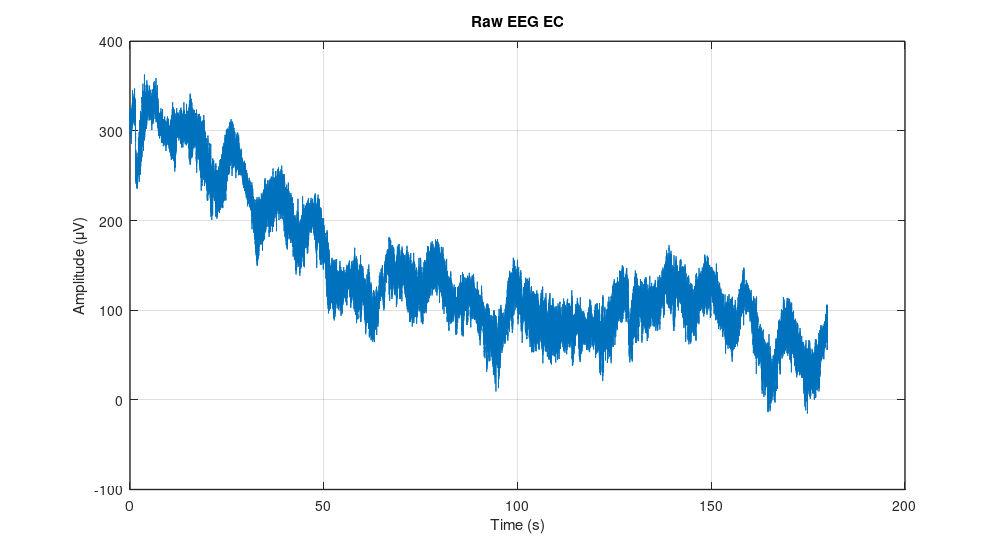
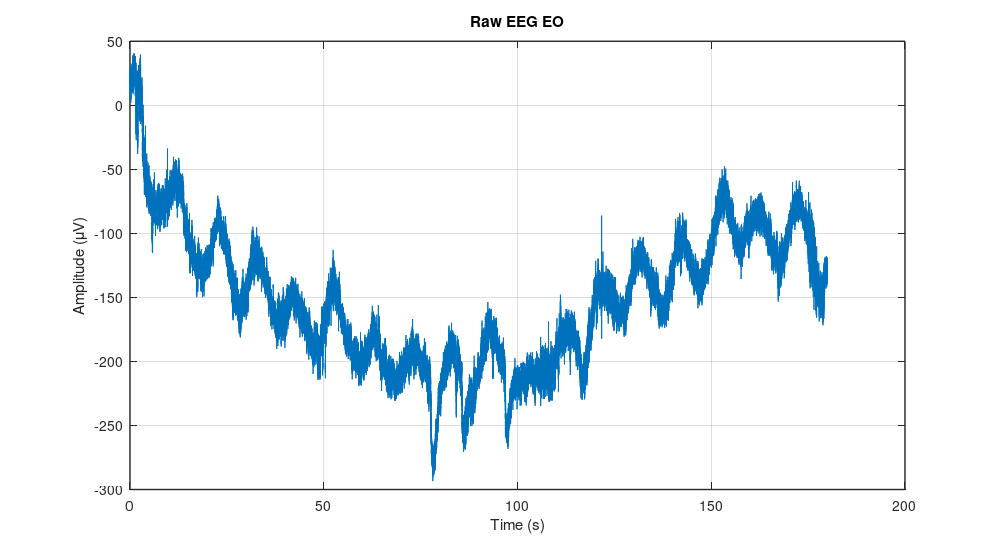
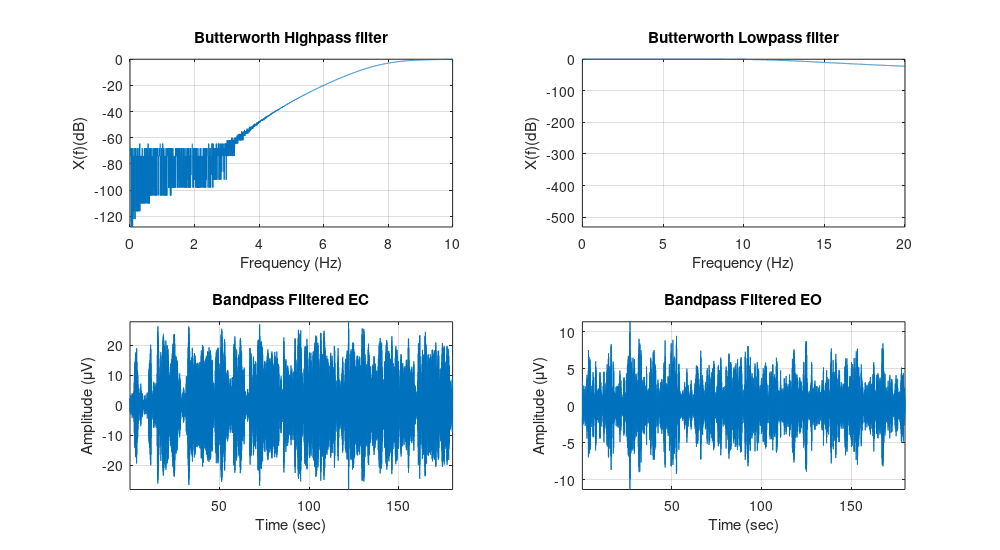
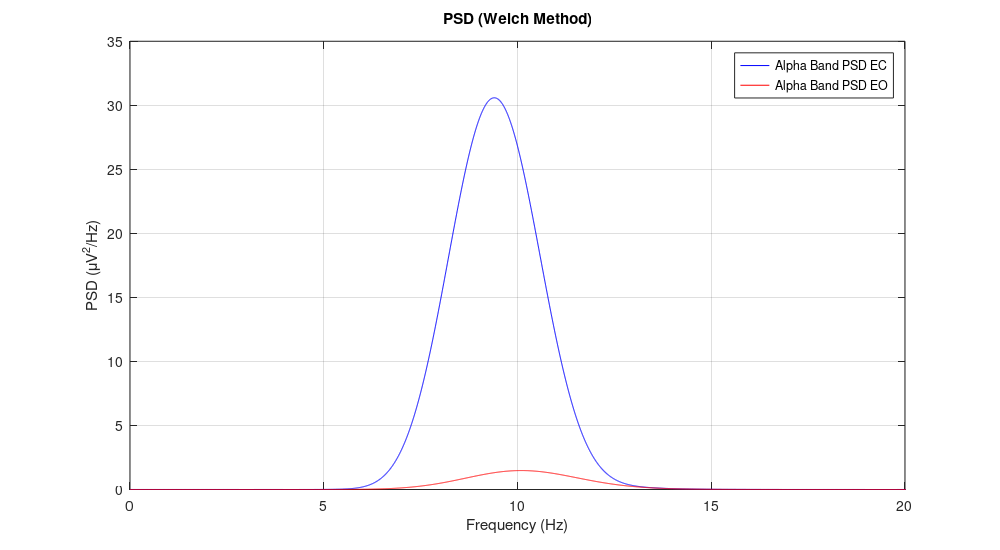

MATLAB code to generate these figures, in order: (Note: this script raises an error after producing the figures.)
clear all; 
close all;
%% ======================================================= %%
% ELEC 6081 Biomedical Signals and Systems
% Assignment 3_4
% by Sheshan Aaron, 11/2014

%% ============================4.1=========================== %%
%%Load the data
load assg3_eeg_classification

%% Pre-processing Bandpass filter to remove noise and artifacts
Fs = 1000; %new sample rate is 1000

N = length(eeg_ec); %since N_ec has same value as N_eo
t = [1:N]/Fs; %since t_ec has same value as t_eo

figure
plot(t, (eeg_ec));
title('Raw EEG EC') 
xlabel('Time (s)')
ylabel('Amplitude (\muV)')
set(gca, 'LineWidth', 1)
grid on
set(gcf, 'PaperPosition', [-0.5 -0.25 10 5.5]); %Position the plot further to the left and down. Extend the plot to fill entire paper.
set(gcf, 'PaperSize', [5 5]); %Keep the same paper size
print('4_1_raw_eeg_ecc','-dpng','-r300');

figure
plot(t, (eeg_eo));
title('Raw EEG EO') 
xlabel('Time (s)')
ylabel('Amplitude (\muV)')
set(gca, 'LineWidth', 1)
grid on
set(gcf, 'PaperPosition', [-0.5 -0.25 10 5.5]); %Position the plot further to the left and down. Extend the plot to fill entire paper.
set(gcf, 'PaperSize', [5 5]); %Keep the same paper size
print('4_1_raw_eeg_eco','-dpng','-r300');

%% Pre-processing
%% Bandpass filtering
% highpass filter to remove low frequence drift
Wp = 8/(Fs/2);
Ws = 3/(Fs/2);
Rp = 3;
Rs = 60;
[n, Wn] = buttord(Wp,Ws,Rp, Rs);
%[b a] = ellip(n, Rp, Rs, Wn, 'high');
[b a] = butter(n, Wn, 'high');
[h,f] = freqz(b, a, N, Fs);
h = 20*log10(abs(h));
figure
%semilogx(f,h, 'b'); axis tight
subplot(2,2,1)
plot(f, h); axis tight
grid on;
xlabel('Frequency (Hz)'); ylabel('X(f)(dB)');
title('Butterworth Highpass filter');
set(gca,'xlim',[0, 10])

%apply high pass filter to original signals
eeg_ec_h = filtfilt(b, a, eeg_ec);
eeg_eo_h = filtfilt(b, a, eeg_eo);
% figure
% plot(t,eeg_ec_h)
% xlabel('Time (sec)')
% ylabel('Amplitude (\muV)')
% title('Highpass Butterworth Filtered EC')
% figure
% plot(t,eeg_eo_h)
% xlabel('Time (sec)')
% ylabel('Amplitude (\muV)')
% title('Highpass Butterworth Filtered EC')
%set(gca,'ylim',[-40, 40]) % set the limits of time in the plot

% lowpass filter to remove 50 Hz power line
Wp = 12/(Fs/2);
Ws = 50/(Fs/2);
Rp = 3;
Rs = 60;
[n, Wn] = buttord(Wp,Ws,Rp, Rs);
%[c d] = ellip(n, Rp, Rs, Wn, 'low');
[c d] = butter(n, Wn, 'low');
[h,f] = freqz(c, d, N, Fs);
h = 20*log10(abs(h));
%figure
%semilogx(f,h, 'b'); axis tight
subplot(2,2,2)
plot(f, h); axis tight
grid on;
xlabel('Frequency (Hz)'); ylabel('X(f)(dB)');
title('Butterworth Lowpass filter');
set(gca,'xlim',[0, 20]) 

%apply low pass filter to original signal
eeg_ec_l = filtfilt(c, d, eeg_ec_h);
eeg_eo_l = filtfilt(c, d, eeg_eo_h);
%figure
subplot(2,2,3)
plot(t,eeg_ec_l); axis tight
grid on;
xlabel('Time (sec)')
ylabel('Amplitude (\muV)')
title('Bandpass Filtered EC')
%figure
subplot(2,2,4)
plot(t,eeg_eo_l); axis tight
grid on;
xlabel('Time (sec)')
ylabel('Amplitude (\muV)')
title('Bandpass Filtered EO')
set(gcf, 'PaperPosition', [-0.5 -0.25 10 5.5]); %Position the plot further to the left and down. Extend the plot to fill entire paper.
set(gcf, 'PaperSize', [5 5]); %Keep the same paper size
print('4_1_pre_processing_filtering','-dpng','-r300');

alpha_ec =  eeg_ec_l;
alpha_eo = eeg_eo_l;

%% Feature Selection
% Calculate PSD EC EEG filtered signal using Welch Method
% nfft = 2^nextpow2(N);
% [PS_ec,F_ec] = pwelch(detrend(eeg_ec),hamming(500),[],nfft, Fs);%default is hamming window with 50% overlap, change segment length 2000,1000, 5000
% [PS_eo,F_eo] = pwelch(detrend(eeg_eo),hamming(500),[],nfft, Fs);%default is hamming window with 50% overlap, change segment length 2000,1000, 5000

% % alpha band power
% signal = eeg_eo;
% waveletFunction = 'sym8'%'db8' OR 'sym8' OR 'coif5' OR 'db4';
% [C,L] = wavedec(signal,7,waveletFunction);
% % Calculation the Details Vectors
% D1 = wrcoef('d',C,L,waveletFunction,1); %NOISY
% D2 = wrcoef('d',C,L,waveletFunction,2); %NOISY
% D3 = wrcoef('d',C,L,waveletFunction,3); %NOISY
% D4 = wrcoef('d',C,L,waveletFunction,4); %GAMMA
% D5 = wrcoef('d',C,L,waveletFunction,5); %BETA
% D6 = wrcoef('d',C,L,waveletFunction,6); %ALPHA
% D7 = wrcoef('d',C,L,waveletFunction,7); %THETA
% A7 = wrcoef('a',C,L,waveletFunction,7); %DELTA
% %POWER_DELTA = (sum(A8.^2))/length(A8);
% alpha_eo = D6;
% POWER_BETA_EO = (sum(D5.^2))/length(D5);
% POWER_ALPHA_EO = (sum(D6.^2))/length(D6);
% POWER_THETA_EO = (sum(D7.^2))/length(D7);
% POWER_DELTA_EO = (sum(A7.^2))/length(A7);
% 

% 
% signal = eeg_ec;
% waveletFunction = 'sym8'%'db8' OR 'sym8' OR 'coif5' OR 'db4';
% [C,L] = wavedec(signal,8,waveletFunction);
% % Calculation the Details Vectors
% D1 = wrcoef('d',C,L,waveletFunction,1); %NOISY
% D2 = wrcoef('d',C,L,waveletFunction,2); %NOISY
% D3 = wrcoef('d',C,L,waveletFunction,3); %NOISY
% D4 = wrcoef('d',C,L,waveletFunction,4); %GAMMA
% D5 = wrcoef('d',C,L,waveletFunction,5); %BETA
% D6 = wrcoef('d',C,L,waveletFunction,6); %ALPHA
% D7 = wrcoef('d',C,L,waveletFunction,7); %THETA
% A7 = wrcoef('a',C,L,waveletFunction,7); %DELTA
% %POWER_DELTA = (sum(A8.^2))/length(A8);
% alpha_ec = D6;
% POWER_BETA_EC = (sum(D5.^2))/length(D5);
% POWER_ALPHA_EC = (sum(D6.^2))/length(D6);
% POWER_THETA_EC = (sum(D7.^2))/length(D7);
% POWER_DELTA_EC = (sum(A7.^2))/length(A7);
% 

y = alpha_eo;
NFFT = 2^nextpow2(length(alpha_eo)); % Next power of 2 from length of y
    Y = fft(y,NFFT)/length(alpha_eo);
f = Fs/2*linspace(0,1,NFFT/2+1);
% Plot single-sided amplitude spectrum.
figure
plot(f,2*abs(Y(1:NFFT/2+1))) 
title('Single-Sided Amplitude Spectrum of Alpha Band (8-12 Hz)EO')
xlabel('Frequency (Hz)')
ylabel('|Y(f)|')

y = alpha_ec;
NFFT = 2^nextpow2(length(alpha_ec)); % Next power of 2 from length of y
Y = fft(y,NFFT)/length(alpha_ec);
f = Fs/2*linspace(0,1,NFFT/2+1);
% Plot single-sided amplitude spectrum.
figure
plot(f,2*abs(Y(1:NFFT/2+1))) 
title('Single-Sided Amplitude Spectrum of Alpha Band (8-12 Hz)EC')
xlabel('Frequency (Hz)')
ylabel('|Y(f)|')

nfft = 2^nextpow2(length(alpha_ec));
[PS_alpha_ec,F_alpha_ec] = pwelch(detrend(alpha_ec),hamming(500),[],nfft, Fs);%default is hamming window with 50% overlap, change segment length 2000,1000, 5000
[PS_alpha_eo,F_alpha_eo] = pwelch(detrend(alpha_eo),hamming(500),[],nfft, Fs);%default is hamming window with 50% overlap, change segment length 2000,1000, 5000
% plot(F_ec,10*log10(PS_ec),'b')
% plot(F_eo,10*log10(PS_eo),'r')
figure
box on
hold on
grid on
plot(F_alpha_ec,(PS_alpha_ec),'b')
plot(F_alpha_eo,(PS_alpha_eo),'r')
% plot(F_ec,(PS_ec),'g')
% plot(F_eo,(PS_eo),'y')
hold off
xlabel('Frequency (Hz)')
%ylabel('PSD (dB)')
ylabel('PSD (\muV^2/Hz)')
title('PSD (Welch Method)')
legend('Alpha Band PSD EC', 'Alpha Band PSD EO')%, 'PSD EC', 'PSD EO')
set(gca,'xlim',[0 20]);
set(gcf, 'PaperPosition', [-0.5 -0.25 10 5.5]); %Position the plot further to the left and down. Extend the plot to fill entire paper.
set(gcf, 'PaperSize', [5 5]); %Keep the same paper size
print('4_1_alpha_band_psd','-dpng','-r300');

%% Processing to generate trials
%Sampling frequency of eeg_eo and eeg_ec is 1000 Hz
%Duration 180 seconds
%total data points = 180,000

%Framing of data with duration 1 second, break data into seconds
data_eo_sec = reshape(eeg_eo, 1000, 180);
data_ec_sec = reshape(eeg_ec, 1000, 180);
data_eo_sec_alpha = reshape(alpha_eo, 1000, 180);
data_ec_sec_alpha = reshape(alpha_ec, 1000, 180);

data_eo = zeros(200,900);
data_ec = zeros(200,900);
data_eo_alpha = zeros(200,900);
data_ec_alpha = zeros(200,900);
for i=1:180
    %subsample each second at 200 Hz
    for j=1:5
        data_eo(:,(5*(i-1))+j) = data_eo_sec(j:5:end,i);
        data_ec(:,(5*(i-1))+j) = data_ec_sec(j:5:end,i);
        data_eo_alpha(:,(5*(i-1))+j) = data_eo_sec_alpha(j:5:end,i);
        data_ec_alpha(:,(5*(i-1))+j) = data_ec_sec_alpha(j:5:end,i);
    end
end
Fs = 200;
samples = 200;
trials = 900;

%% Feature Extraction

alpha_psd_eo = zeros(900,1);
alpha_psd_ec = zeros(900,1);
alpha_power_eo = zeros(900,1);
alpha_power_ec = zeros(900,1);

nfft = 2^nextpow2(samples);
for i=1:900
    % Calculate alpha band PSD
    [PS_alpha_eo,F_alpha_eo] = pwelch(detrend(data_eo_alpha(:,i)),hamming(Fs),[],nfft, Fs);%default is hamming window with 50% overlap
    [PS_alpha_ec,F_alpha_ec] = pwelch(detrend(data_ec_alpha(:,i)),hamming(Fs),[],nfft, Fs);%default is hamming window with 50% overlap    
%     [psd_eo,F_eo] = pwelch(detrend(data_eo(:,i)),hamming(Fs),[],nfft, Fs);%default is hamming window with 50% overlap
%     [psd_ec,F_ec] = pwelch(detrend(data_ec(:,i)),hamming(Fs),[],nfft, Fs);%default is hamming window with 50% overlap
%     figure
%     box on
%     hold on
%     plot(F_ec,(psd_ec),'b')
%     plot(F_eo,(psd_eo),'r') 
%     plot(F_alpha_ec,(PS_alpha_ec),'g')
%     plot(F_alpha_eo,(PS_alpha_eo),'y')
%     hold off
%     xlabel('Frequency (Hz)')
%     %ylabel('PSD (dB)')
%     ylabel('PSD (\muV^2/Hz)')
%     title('PSD (Welch Method) 2')
%     legend('PSD EC', 'PSD EO', 'Alpha Band PSD EC', 'Alpha Band PSD EO')
    
    % Get max alpha band PSD
    alpha_psd_ec(i) = max(PS_alpha_ec);
    alpha_psd_eo(i) = max(PS_alpha_eo);
    % Calculate Alpha Power
    alpha_power_eo(i) = (sum(data_eo_alpha(:,i).^2))/length(data_eo_alpha(:,i));
    alpha_power_ec(i) = (sum(data_ec_alpha(:,i).^2))/length(data_ec_alpha(:,i));
end

%% Outlier removal use absolute distance to remove outliers greater than 3 standard deviations
Index =  abs(alpha_power_eo - median(alpha_power_eo)) > 3*std(alpha_power_eo);
count = 1;
%alpha_power_eo_temp;
for i=1:900
    if(Index(i)==0)
        alpha_power_eo_temp(count) = alpha_power_eo(i);
     count = count + 1;
    end
end
alpha_power_eo = transpose(alpha_power_eo_temp);

I =   abs(alpha_power_ec - median(alpha_power_ec)) > 3*std(alpha_power_ec);
count = 1;
%alpha_power_ec_temp;
for i=1:900
    if(Index(i)==0)
        alpha_power_ec_temp(count) = alpha_power_ec(i);
     count = count + 1;
    end
end
alpha_power_ec = transpose(alpha_power_ec_temp);

trials = min(length(alpha_power_ec), length(alpha_power_eo));
%generate training and test data
P = 1; % number of features
N_train = trials*0.80; % 80% training
N_test = trials*0.20; % 20% test

% train_data_eo = [alpha_psd_eo(1:N_train),alpha_power_eo(1:N_train)];
% test_data_eo = [alpha_psd_eo((N_train+1):trials),alpha_power_eo((N_train+1):trials)];
% 
% train_data_ec = [alpha_psd_ec(1:N_train),alpha_power_ec(1:N_train)];
% test_data_ec = [alpha_psd_ec((N_train+1):trials),alpha_power_ec((N_train+1):trials)];

train_data_eo = alpha_power_eo(1:N_train);
test_data_eo = alpha_power_eo((N_train+1):trials);

train_data_ec = alpha_power_ec(1:N_train);
test_data_ec = alpha_power_ec((N_train+1):trials);

% Plot the samples
figure
hold on; box on;
% plot(train_data_eo(:,1), train_data_eo(:,2), 'ro');
% plot(train_data_ec(:,1), train_data_ec(:,2),'bo');
plot(train_data_eo(:,1), 1:N_train, 'ro');
plot(train_data_ec(:,1), 1:N_train,'bo');
plot(test_data_eo, (N_train+1):trials,'r+');
plot(test_data_ec, (N_train+1):trials,'b+');
grid on;
title('Data Plots');
xlabel('Alpha Power (\muV^2)');
ylabel('Trial');
legend({'EO (Training)','EC (Training)', 'EO (Test)','EC (Test)'})
set(gcf, 'PaperPosition', [-0.5 -0.25 10 5.5]); %Position the plot further to the left and down. Extend the plot to fill entire paper.
set(gcf, 'PaperSize', [5 5]); %Keep the same paper size
print('4_1_training_and_test_data','-dpng','-r300');
%set(gca,'xlim',[-4 4],'ylim',[-4 4])

%all data, concat training and test data/specify labels
train_samples = [train_data_eo; train_data_ec];
train_labels =[ones(N_train,1); zeros(N_train,1)];

test_samples = [test_data_eo; test_data_ec];
test_labels =[ones(N_test,1); zeros(N_test,1)];

% LDA
classout = classify(test_samples,train_samples,train_labels,'linear');
% Compute accuracy
acc = sum(classout==test_labels)/(N_test*2);
% Compute TP/TN/FP/FN and sensitivity/specificity
% EO: positive; EC: negative (case-dependent)
TP = sum((classout==test_labels)&(classout==0));
TN = sum((classout==test_labels)&(classout==1));
FP = sum((classout~=test_labels)&(classout==0));
FN = sum((classout~=test_labels)&(classout==1));
sensitivity = TP/(TP+FN);
specificity = TN/(TN+FP);
accuracy = TP+TN/(TP+TN+FP+FN);
%% Using LDA
%% Cross Validation
all_samples = [train_samples;test_samples]; % all available data
all_labels = [train_labels;test_labels]; % labels of all available data
K = 10; % K-fold CV
indices = crossvalind('Kfold',all_labels,K); % generate random
cv_sen = zeros(K:1);
cv_spec = zeros(K:1);
cv_acc = zeros(K:1);
for k = 1:K % K iterations
    cv_test_idx = find(indices == k); % indices for test samples in one trial of validation
    cv_train_idx = find(indices ~= k); % indices for training samples in one trial of validation
    cv_classout =classify(all_samples(cv_test_idx,:),all_samples(cv_train_idx,:),all_labels(cv_train_idx,:)); % classification
    % Compute TP/TN/FP/FN and sensitivity/specificity
    % EO: positive; EC: negative (case-dependent)
    TP = sum((classout==test_labels)&(classout==0));
    TN = sum((classout==test_labels)&(classout==1));
    FP = sum((classout~=test_labels)&(classout==0));
    FN = sum((classout~=test_labels)&(classout==1));
    cv_sen(k) = TP/(TP+FN);
    cv_spec(k) = TN/(TN+FP);
    cv_acc(k) = sum(cv_classout==all_labels(cv_test_idx,:))/(numel(cv_classout)); % compute classification accuracy
end
cv_acc_avg = mean(cv_acc); % averaged accuracy
cv_spec_avg = mean(cv_spec); % averaged accuracy
cv_sen_avg = mean(cv_sen); % averaged accuracy

%% using SVM
%% Cross Validation
all_samples = [train_samples;test_samples]; % all available data
all_labels = [train_labels;test_labels]; % labels of all available data
K = 10; % K-fold CV
indices = crossvalind('Kfold',all_labels,K); % generate random
cv_sen = zeros(K:1);
cv_spec = zeros(K:1);
cv_acc = zeros(K:1);
for k = 1:K % K iterations
    cv_test_idx = find(indices == k); % indices for test samples in one trial of validation
    cv_train_idx = find(indices ~= k); % indices for training samples in one trial of validation
    svmStruct = svmtrain(all_samples(cv_train_idx,:),all_labels(cv_train_idx,:));
    cv_classout = svmclassify(svmStruct,all_samples(cv_test_idx,:));
    % Compute TP/TN/FP/FN and sensitivity/specificity
    % EO: positive; EC: negative (case-dependent)
    TP = sum((classout==test_labels)&(classout==0));
    TN = sum((classout==test_labels)&(classout==1));
    FP = sum((classout~=test_labels)&(classout==0));
    FN = sum((classout~=test_labels)&(classout==1));
    cv_sen(k) = TP/(TP+FN);
    cv_spec(k) = TN/(TN+FP);
    cv_acc(k) = sum(cv_classout==all_labels(cv_test_idx,:))/(numel(cv_classout)); % compute classification accuracy
end
cv_acc_avg_svm = mean(cv_acc); % averaged accuracy
cv_spec_avg_svm = mean(cv_spec); % averaged accuracy
cv_sen_avg_svm = mean(cv_sen); % averaged accuracy

%% ============================4.2=========================== %%
%% using SVM

alpha_power_eeg = zeros(100,1);
%loop through all trials
for i=1:100
    eeg = unknown_trials(:,i);
    % Pre-process unknown trials
    %% Bandpass filtering
    % highpass filter to remove low frequence drift
    Wp = 8/(Fs/2);
    Ws = 1/(Fs/2);
    Rp = 3;
    Rs = 60;
    [n, Wn] = buttord(Wp,Ws,Rp, Rs);
    %[b a] = ellip(n, Rp, Rs, Wn, 'high');
    [b a] = butter(n, Wn, 'high');
    [h,f] = freqz(b, a, N, Fs);

    %apply high pass filter to original signals
    eeg_h = filtfilt(b, a, eeg);

    % lowpass filter to remove 50 Hz power line
    Wp = 12/(Fs/2);
    Ws = 50/(Fs/2);
    Rp = 3;
    Rs = 60;
    [n, Wn] = buttord(Wp,Ws,Rp, Rs);
    %[c d] = ellip(n, Rp, Rs, Wn, 'low');
    [c d] = butter(n, Wn, 'low');
    [h,f] = freqz(c, d, N, Fs);

    %apply low pass filter to original signal
    eeg_l = filtfilt(c, d, eeg_h);

    alpha_eeg =  eeg_l;
    
    % Calculate Alpha Power
    alpha_power_eeg(i) = (sum(alpha_eeg.^2))/length(alpha_eeg);    
end

% Plot the samples
figure
hold on; box on;
% plot(train_data_eo(:,1), train_data_eo(:,2), 'ro');
% plot(train_data_ec(:,1), train_data_ec(:,2),'bo');
plot(train_data_eo(:,1), 1:N_train, 'ro');
plot(train_data_ec(:,1), 1:N_train,'bo');
plot(test_data_eo, (N_train+1):trials,'r+');
plot(test_data_ec, (N_train+1):trials,'b+');
plot(alpha_power_eeg, 1:length(alpha_power_eeg),'go');
grid on;
title('Data Plots');
xlabel('Alpha Power (\muV^2)');
ylabel('Trial')
legend({'EO (Training)','EC (Training)', 'EO (Test)','EC (Test)', 'Unknown Trials'})
set(gcf, 'PaperPosition', [-0.5 -0.25 10 5.5]); %Position the plot further to the left and down. Extend the plot to fill entire paper.
set(gcf, 'PaperSize', [5 5]); %Keep the same paper size
print('4_1_training_test_unknown_data','-dpng','-r300');

%% SVM
all_samples = [train_samples;test_samples;]; % all available data
all_labels = [train_labels;test_labels]; % labels of all available data

svmStruct = svmtrain(all_samples,all_labels);
cv_classout = svmclassify(svmStruct,alpha_power_eeg);

%save MAT file
save class_labels.mat cv_classout